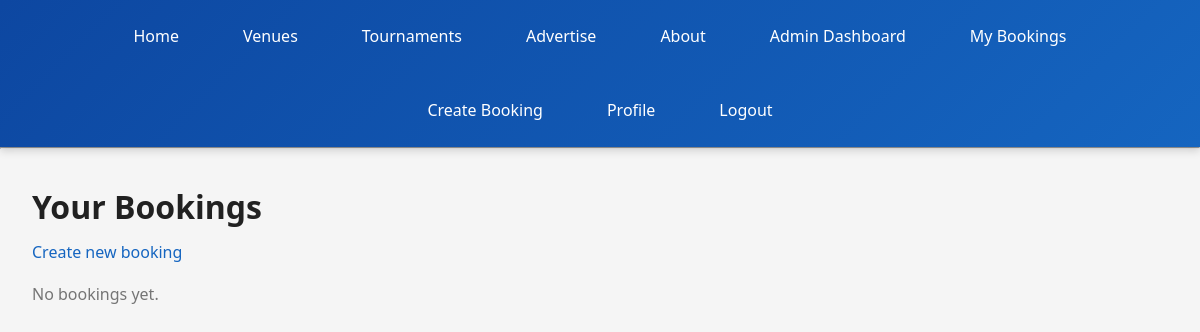
/booking/ (signed in), run on an earlier commit of the app's database.
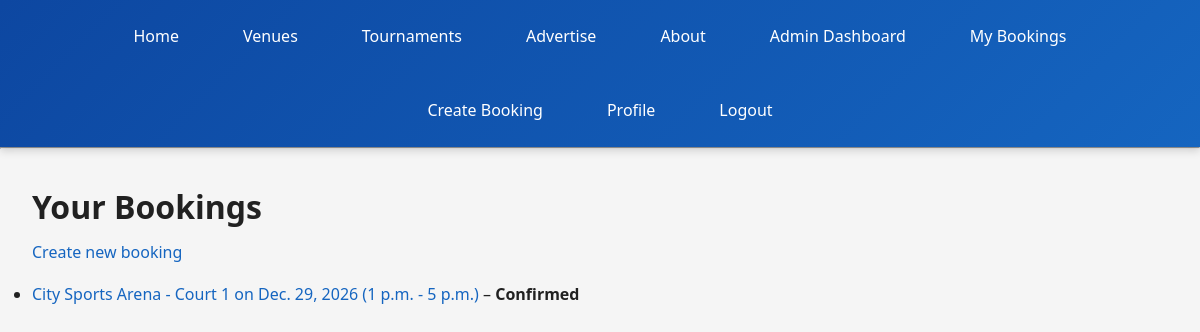
And on a later commit of the database.
### booking/models.py (models this page shows, shortened)
class Booking(models.Model):
    STATUS_CHOICES = (
        ('confirmed', 'Confirmed'),
        ('cancelled', 'Cancelled'),
        ('pending', 'Pending'),
        ('completed', 'Completed'),
    )
    user = models.ForeignKey(settings.AUTH_USER_MODEL, related_name='bookings', on_delete=models.CASCADE)
    court = models.ForeignKey(Court, related_name='bookings', on_delete=models.CASCADE)
    date = models.DateField()
    start_time = models.TimeField()
    end_time = models.TimeField()
    number_of_players = models.PositiveIntegerField(default=8)
    total_price = models.DecimalField(max_digits=10, decimal_places=2, default=0)
    status = models.CharField(max_length=20, choices=STATUS_CHOICES, default='pending')
    notes = models.TextField(blank=True)
    created_at = models.DateTimeField(auto_now_add=True)
    updated_at = models.DateTimeField(auto_now=True)
    class Meta:
        ordering = ['-date', 'start_time']
        unique_together = ('court', 'date', 'start_time', 'status')

class Court(models.Model):
    venue = models.ForeignKey(Venue, related_name='courts', on_delete=models.CASCADE)
    name = models.CharField(max_length=50)
    capacity = models.PositiveIntegerField(default=8)
    price_per_hour = models.DecimalField(max_digits=10, decimal_places=2, default=500)
    description = models.TextField(blank=True)
    is_active = models.BooleanField(default=True)
    class Meta:
        ordering = ['name']
    def __str__(self):
        return f"{self.venue.name} - {self.name}"

class Venue(models.Model):
    name = models.CharField(max_length=100)
    address = models.TextField(blank=True)
    city = models.CharField(max_length=100, blank=True)
    phone = models.CharField(max_length=15, blank=True)
    email = models.EmailField(blank=True)
    description = models.TextField(blank=True)
    rating = models.FloatField(default=4.5, validators=[MinValueValidator(0), MaxValueValidator(5)])
    created_at = models.DateTimeField(default=timezone.now)
    class Meta:
        ordering = ['name']

### booking/views.py (the view)
# urls.py: path('', booking_list, name='booking_list'),
@login_required
def booking_list(request):
    bookings = Booking.objects.filter(user=request.user).order_by('-date', 'start_time')
    return render(request, 'booking/booking_list.html', {'bookings': bookings})

### myproject/context_processors.py (called while the page is built)
def admin_email(request):
    return {'ADMIN_EMAIL': settings.ADMIN_EMAIL}

### templates/booking/booking_list.html
{% extends 'base.html' %}
{% block content %}
<div class="container">
    <h2>Your Bookings</h2>
    <p><a href="{% url 'booking_create' %}">Create new booking</a></p>
    {% if bookings %}
        <ul>
            {% for b in bookings %}
                <li>
                    <a href="{% url 'booking_detail' b.pk %}">{{ b.court }} on {{ b.date }} ({{ b.start_time }} - {{ b.end_time }})</a>
                    &ndash; <strong>{{ b.get_status_display }}</strong>
                </li>
            {% endfor %}
        </ul>
    {% else %}
        <p>No bookings yet.</p>
    {% endif %}
</div>
{% endblock %}

What changed in the data, as far as the page shows it:
added Booking: court "City Sports Arena - Court 1", date "Dec. 29, 2026", start_time "1 p.m.", end_time "5 p.m.", status "Confirmed"
Also different on the page:
text no longer shown: "No bookings yet."
